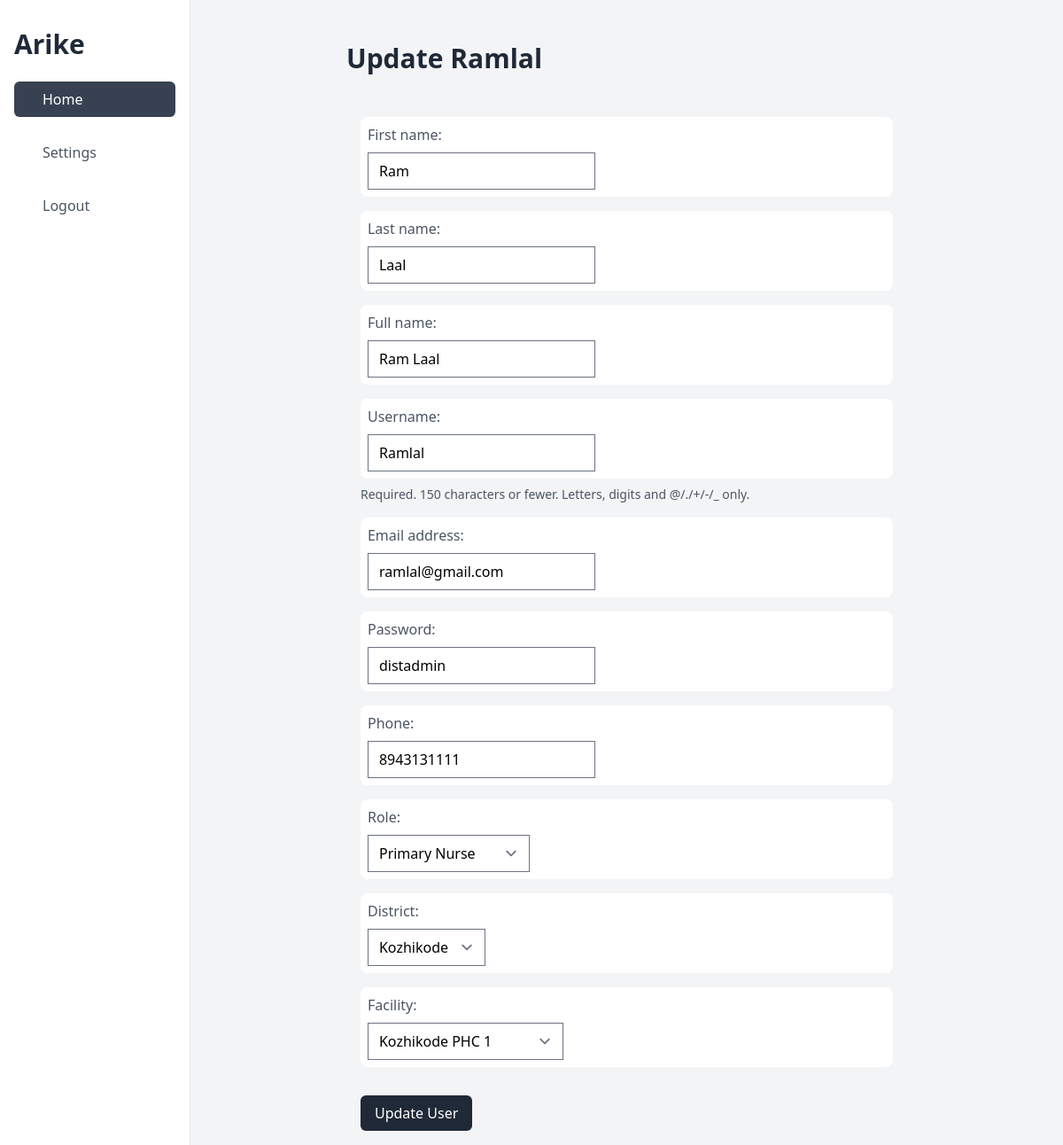
Page /update/user/2 on the committed database.
### apps/models.py (models this page shows, shortened)
class CustomUser(AbstractUser):
    full_name = models.CharField(max_length=150, blank=True)
    role = models.CharField(choices=USER_ROLES, max_length=20, blank=False)
    phone = models.CharField(max_length=14, validators=[phone_number_regex])
    is_verified = models.BooleanField(default=True)
    district = models.ForeignKey(
        District, on_delete=models.PROTECT, blank=True, null=True
    )
    facility = models.ForeignKey(
        Facility, on_delete=models.PROTECT, blank=True, null=True
    )
    created_at = models.DateTimeField(auto_now_add=True)
    updated_at = models.DateTimeField(auto_now=True)
    deleted = models.BooleanField(default=False)

### apps/views.py (the view)
# urls.py: path("update/user/<pk>", UserUpdateView.as_view()),
class UserUpdateView(UpdateView):
    model = CustomUser
    form_class = CustomUserForm
    template_name = "User/customuser_update.html"
    success_url = "/dashboard"

### apps/views.py
class CustomUserForm(ModelForm):
    class Meta:
        model = CustomUser
        fields = [
            "first_name",
            "last_name",
            "full_name",
            "username",
            "email",
            "password",
            "phone",
            "role",
            "district",
            "facility",
        ]
        exclude = [
            "is_staff",
            "is_active",
            "deleted",
            "last_login",
            "groups",
            "user_permissions",
            "is_superuser",
        ]

### apps/models.py (called while the page is built)
    def __str__(self):
        return self.name

    def __str__(self):
        return self.name

### templates/User/customuser_update.html (shortened to what this page needs)
{% extends "base_dashboard.html" %}
{% block content %}
    <div class="flex my-8">
        <h1 class="text-3xl font-bold text-gray-800">Update {{ object.username }}</h1>
    </div>
    <form action="" method="post">
        <div class="">
            {% for field in form %}
                <div class="fieldWrapper m-4">
                    <div class="bg-white rounded-lg px-2 py-2">
                        <div class="text-l font-regular text-gray-600 mb-2">{{ field.label_tag }}</div>
                        <div>{{ field }}</div>
                    </div>
                    {% if field.help_text %}
                    <div class="help text-sm text-gray-600 pt-2">{{ field.help_text|safe }}</div>
                    {% endif %}
                </div>
            {% endfor %}
        </div>
        <div class="text-left mt-8 ml-4">
            <Button class="bg-gray-800 px-4 text-white p-2 rounded-md " type="submit">Update User</Button>
        </div>
    </form>
{% endblock content %}

### rows in the picture
CustomUser: username "Ramlal", form "Ram" "Laal" "Ram Laal" "Ramlal" "ramlal@gmail.com" "distadmin" "8943131111" "Primary Nurse" "Kozhikode" "Kozhikode PHC 1"

### other values in the picture
{{ field.label_tag }} "First name:" "Last name:" "Full name:" "Username:" "Email address:" "Password:" "Phone:" "Role:" "District:" "Facility:"
{{ field.help_text|safe }} "Required. 150 characters or fewer. Letters, digits and @/./+/-/_ only."
